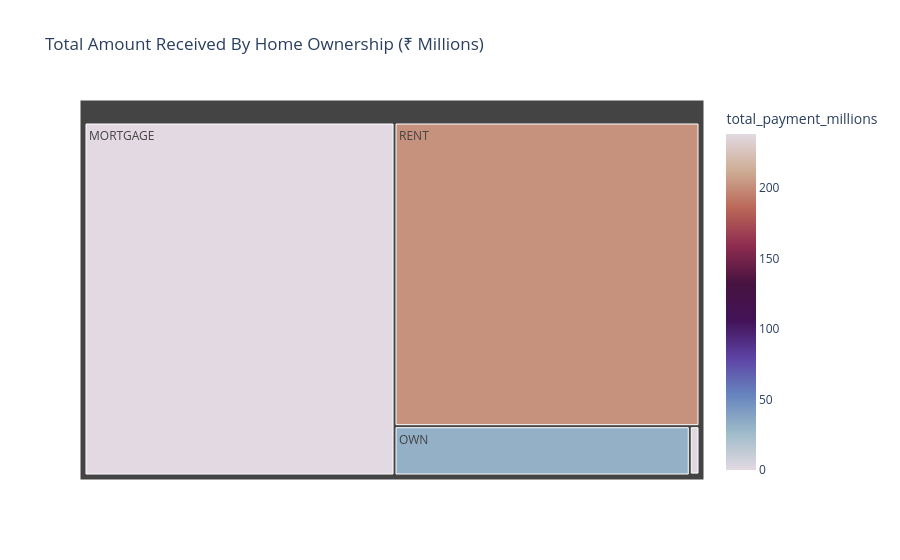

The cell this chart's notebook holds for it:
### Markdown cell above
#### Home Ownership By Total Amount Received

### Code cell
home_amnt_rcvd = df.groupby("home_ownership")['total_payment'].sum().reset_index()
home_amnt_rcvd['total_payment_millions'] = home_amnt_rcvd['total_payment']/1000000
fig = px.treemap(
    home_amnt_rcvd,
    path = ["home_ownership"],
    values = 'total_payment_millions',
    color = 'total_payment_millions',
    color_continuous_scale= 'twilight',
    title= "Total Amount Received By Home Ownership (₹ Millions)" 
)
fig.show()

### Figure 1 — Plotly figure (JSON) as saved in the notebook; plotly's stock layout.template omitted (floating-point values rounded to 4 significant figures)
{"data": [{"branchvalues": "total", "customdata": [[238.5], [0.01905], [1.025], [31.73], [201.8]], "domain": {"x": [0, 1], "y": [0, 1]}, "hovertemplate": "labels=%{label}<br>total_payment_millions_sum=%{value}<br>parent=%{parent}<br>id=%{id}<br>total_payment_millions=%{color}<extra></extra>", "ids": ["MORTGAGE", "NONE", "OTHER", "OWN", "RENT"], "labels": ["MORTGAGE", "NONE", "OTHER", "OWN", "RENT"], "marker": {"coloraxis": "coloraxis", "colors": [238.5, 0.01905, 1.025, 31.73, 201.8]}, "name": "", "parents": ["", "", "", "", ""], "type": "treemap", "values": [238.5, 0.01905, 1.025, 31.73, 201.8]}], "layout": {"autosize": true, "coloraxis": {"colorbar": {"title": {"text": "total_payment_millions"}}, "colorscale": [[0, "#e2d9e2"], [0.1111, "#9ebbc9"], [0.2222, "#6785be"], [0.3333, "#5e43a5"], [0.4444, "#421257"], [0.5556, "#471340"], [0.6667, "#8e2c50"], [0.7778, "#ba6657"], [0.8889, "#ceac94"], [1, "#e2d9e2"]]}, "legend": {"tracegroupgap": 0}, "title": {"text": "Total Amount Received By Home Ownership (₹ Millions)"}}}
